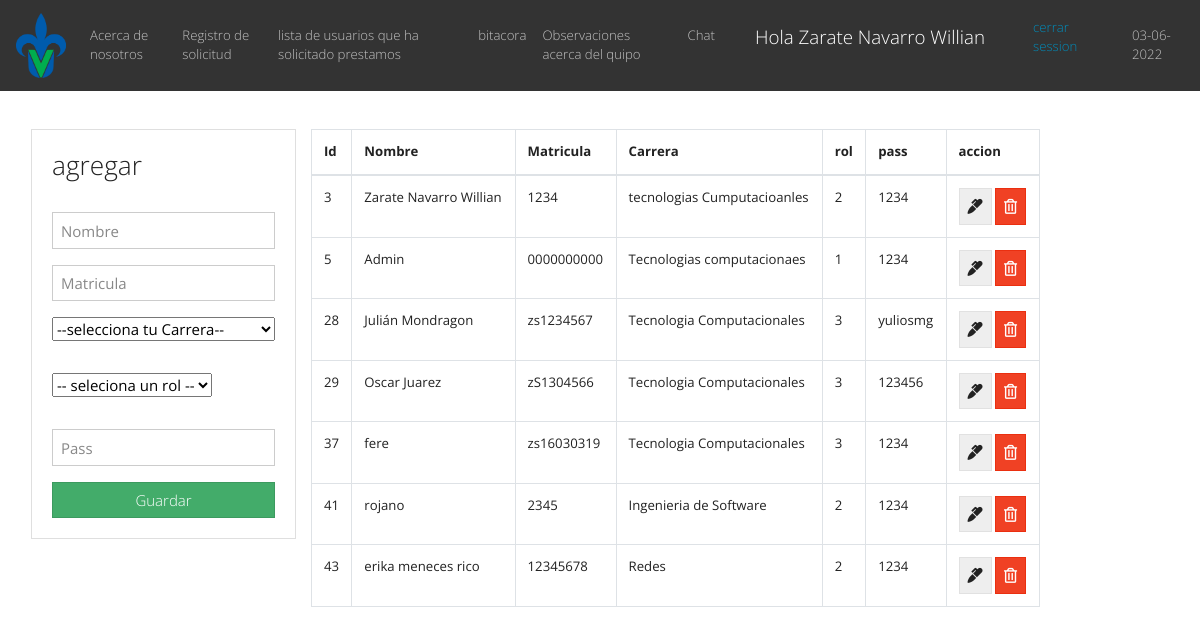
Screenshot of /admin.php (signed in) with the database file from the repository.
### tables this page shows
CREATE TABLE `usarios` (
  `id` int(11) NOT NULL AUTO_INCREMENT,
  `nombre` varchar(100) DEFAULT NULL,
  `matricula` varchar(100) DEFAULT NULL,
  `carrera` varchar(100) DEFAULT NULL,
  `id_rol` int(11) DEFAULT NULL,
  `pass` varchar(255) NOT NULL,
  PRIMARY KEY (`id`),
  KEY `fk_id_rol` (`id_rol`),
  CONSTRAINT `fk_id_rol` FOREIGN KEY (`id_rol`) REFERENCES `rol` (`id`)
);

### admin.php (the view, shortened to what this page needs)
<?php
include("db.php");
$username = $_SESSION['username'];
if(!isset($username)){
  header("location: login.php");
  }else{?>
<!DOCTYPE html>
<html lang="en">
  <head>
    <link rel="stylesheet" href="https://bootswatch.com/4/yeti/bootstrap.min.css">
    <link rel="stylesheet" href="https://use.fontawesome.com/releases/v5.6.3/css/all.css">
  </head>
  <body>
<nav class="navbar navbar-expand-sm bg-dark navbar-dark">
  <a class="navbar-brand" >
    <img src="img/uv.png" alt="logo" style="width:50px;">
  </a>
  <ul class="navbar-nav">
    <li class="nav-item">
      <a class="nav-link" href="nosotros.php ">Acerca de nosotros</a>
    </li>
    <li class="nav-item">
      <a class="nav-link" href="Registro.php">Registro de solicitud</a>
    </li>
    <li class="nav-item">
      <a class="nav-link" href="prestamos.php">lista de usuarios que ha solicitado prestamos</a>
    </li>
    <li class="nav-item">
      <a class="nav-link" href="bitacora.php">bitacora</a>
    </li>
    <li class="nav-item">
      <a class="nav-link" href="observaciones.php">Observaciones acerca del quipo</a>
    </li>
    <li class="nav-item">
      <a class="nav-link" href="chat.php">Chat</a>
    </li>
    <li class="nav-item">
      <a class="nav-link" >             </a>
    </li>
     <li class="nav-item">
      <a class="nav-link" >              </a>
    </li>
     <li class="nav-item">
      <a class="navbar-brand"  tanindex="" alt="volver a la pagina principal">  Hola  <?php echo $username;} ?></a>
    </li>
    <li class="nav-item">
      <a class="nav-link" >             </a>
    </li>
     <li class="nav-item">
      <a class="nav-link" >              </a>
    </li>
    <li class="nav-item">
          <?php
                  echo "<a class='nav-item' href='includes/salir.php' tabindex='' alt='cerrar mi session'>cerrar session </a>";
                ?>
    </li>
    <li class="nav-item">
      <a class="nav-link" >             </a>
    </li>
     <li class="nav-item">
      <a class="nav-link" >              </a>
    </li>
    <li class="nav-item">
      <a class="nav-link" href="#">
        <?php
          echo date("d-");
          echo date("m-");
          echo date("Y");
        ?>
      </a>
    </li>
  </ul>
</nav>
    <br>
<div class="container p-3" >
    <div class="row">
        <div class="col-md-5.5">
            <div class="card card-body">
              <form action="save_admin.php"  alt="formulario crear una cuenta" method="POST">
                <div>
                  <h3>agregar</h3>
                  <br>
                </div>
                <div class="form-group">
                  <input type="text" tabindex="" alt="escribe tu nombre" name="nombre" class ="form-control" placeholder="Nombre" autofocus required>
                </div>
                <div class="form-group">
                  <input type="text" tabindex="" alt="escribe una matricula" name="matricula" class ="form-control" placeholder="Matricula " autofocus required>
                </div>
                <div class="form-group" tabindex="" >
                <select  class="form-group" name="carrera" id=""  required>
                <option value="">--selecciona tu Carrera--</option>
                <option alt="redes"value="Redes">Redes</option></select>
              </div>
                <div tabindex="" alt="crea una contraseña"class="form-group">
                  <select class="form-group" name="id_rol" id=""  required>
                  <option value="">-- seleciona un rol --</option>
                  <option  alt="seleccioanr carrerra redes" value="3">Estudiante</option></select>
                </div>
                <div class="form-group">
                  <input  tabindex="" alt="crea una contraseña "type="text" name="pass" class ="form-control" placeholder="Pass" autofocus required>
                </div>
                <input tabindex="" alt="guardar guardar y crear la cuenta" type="submit" class="btn btn-success btn-block" name="save" value="Guardar">
              </form>
            </div>
        </div>
        <div class="col-md-8">
            <table class="table table-bordered">
                <thead>
                    <tr>
                        <th>Id</th>
                        <th>Nombre</th>
                        <th>Matricula</th>
                        <th>Carrera</th>
                        <th>rol</th>
                        <th>pass</th>
                        <th>accion</th>
                    </tr>
                </thead>
                <tbody>
                    <?php
                        $sql ="SELECT * FROM usarios";
                        $consuta= mysqli_query( $conn, $sql );
                        while($row = mysqli_fetch_array($consuta) ){ ?>
                        <tr>
                            <td><?php echo $row['id'] ?></td>
                            <td><?php echo $row['nombre'] ?></td>
                            <td><?php echo $row['matricula'] ?></td>
                            <td><?php echo $row['carrera'] ?></td>
                            <td><?php echo $row['id_rol'] ?></td>
                            <td><?php echo $row['pass'] ?></td>
                            <td>
                               <a tabindex="10" alt="editar usuarios " href="edit.php?id=<?php echo $row['id'] ?>" class="btn btn-secondary">
                                   <i class="fas fa-marker"> </i>
                               </a>
                                  <a tabindex="11" alt="borrar usuario BE careful" href="delete.php?id=<?php echo $row['id'] ?>" class="btn btn-danger">
                                   <i class="far fa-trash-alt"></i>
                               </a>
                            </td>
                        </tr>
                    <?php } ?>
                </tbody>
            </table>
        </div>
    </div>
</div>
<?php include("includes/footer.php") ?>

### rows the page displays
usarios: id "3", nombre "Zarate Navarro Willian", matricula "1234", carrera "tecnologias Cumputacioanles", id_rol "2", pass "1234"
usarios: id "5", nombre "Admin", matricula "0000000000", carrera "Tecnologias computacionaes", id_rol "1", pass "1234"
usarios: id "28", nombre "Julián Mondragon", matricula "zs1234567", carrera "Tecnologia Computacionales", id_rol "3", pass "yuliosmg"
usarios: id "29", nombre "Oscar Juarez", matricula "zS1304566", carrera "Tecnologia Computacionales", id_rol "3", pass "123456"
usarios: id "37", nombre "fere", matricula "zs16030319", carrera "Tecnologia Computacionales", id_rol "3", pass "1234"
usarios: id "41", nombre "rojano", matricula "2345", carrera "Ingenieria de Software", id_rol "2", pass "1234"
usarios: id "43", nombre "erika meneces rico", matricula "12345678", carrera "Redes", id_rol "2", pass "1234"

### other values shown
$username "Zarate Navarro Willian"
